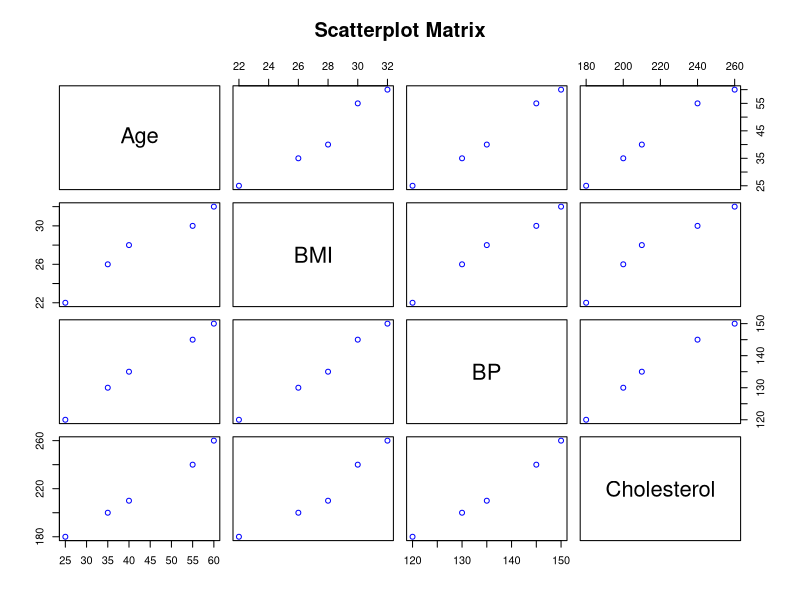
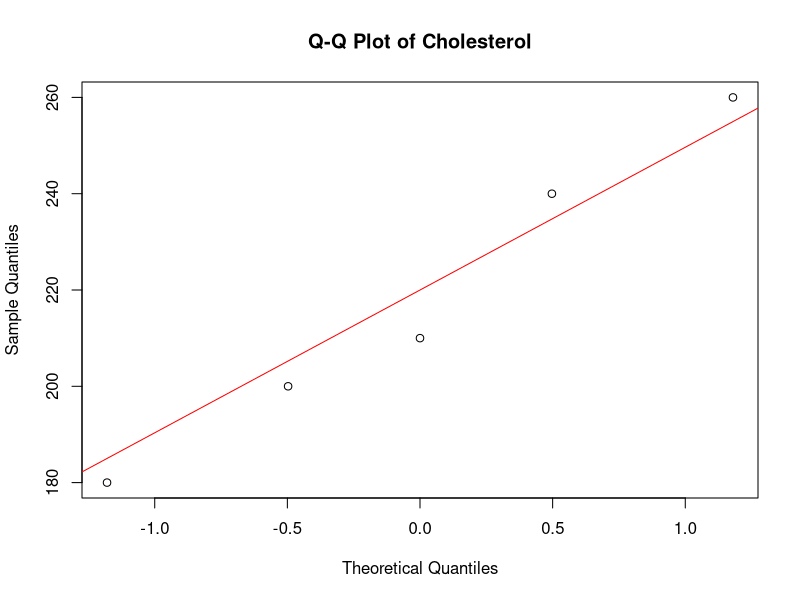
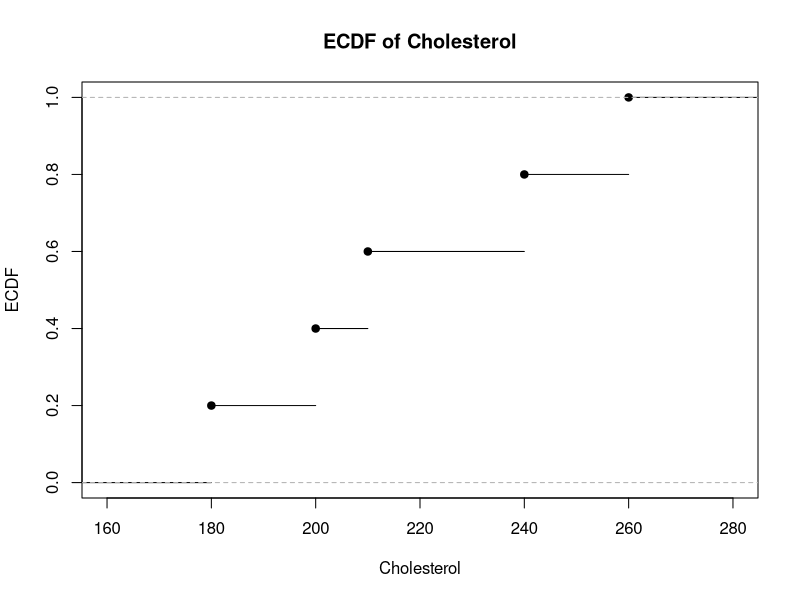
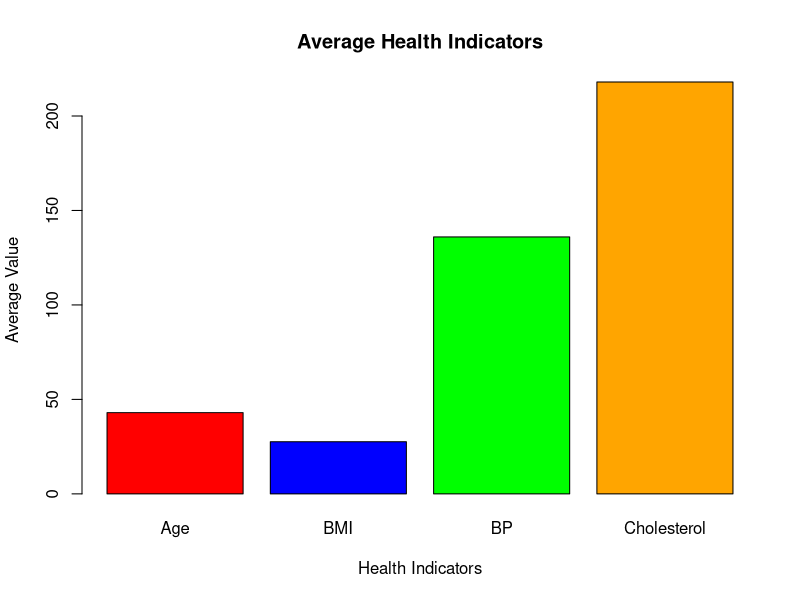

These figures' R source, in order:
Patient_ID <- c("P1","P2","P3","P4","P5")
Age <- c(25,40,55,35,60)
BMI <- c(22,28,30,26,32)
BP <- c(120,135,145,130,150)
Cholesterol <- c(180,210,240,200,260)

data <- data.frame(Patient_ID,Age,BMI,BP,Cholesterol)

pairs(data[,2:5],
      main="Scatterplot Matrix",
      col="blue")

qqnorm(data$Cholesterol,
       main="Q-Q Plot of Cholesterol")
qqline(data$Cholesterol,
       col="red")

plot(ecdf(data$Cholesterol),
     main="ECDF of Cholesterol",
     xlab="Cholesterol",
     ylab="ECDF")

avg <- c(mean(Age),
         mean(BMI),
         mean(BP),
         mean(Cholesterol))

barplot(avg,
        names.arg=c("Age","BMI","BP","Cholesterol"),
        col=c("red","blue","green","orange"),
        main="Average Health Indicators",
        xlab="Health Indicators",
        ylab="Average Value")

cat("Interpretation:\n")
cat("1. Scatterplot Matrix: Age, BMI, BP and Cholesterol show a positive relationship. Older patients generally have higher BP and Cholesterol.\n\n")

cat("2. Q-Q Plot and ECDF: Cholesterol values show slight deviation from normality with a mild right skew.\n\n")

cat("3. Bar Chart: Average BP and Cholesterol are comparatively high, indicating increased overall health risk among the patients.\n")
